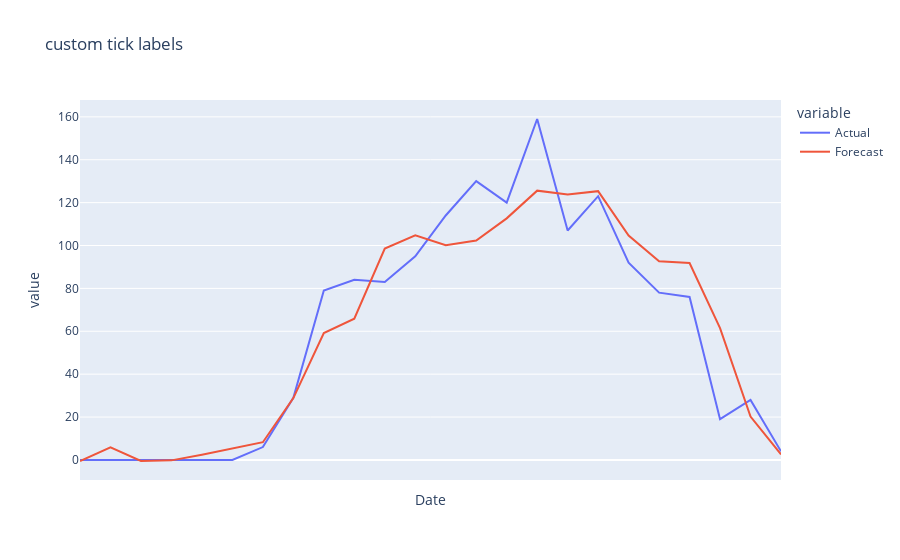

Notebook code for this chart:
### Code cell
import plotly.express as px

df = px.data.stocks()
fig = px.line(df_train[-24:], x="Date", y=['Actual', 'Forecast'],
            #   hover_data={"Date": "|%B %d, %Y"},
              title='custom tick labels')
fig.update_xaxes(
    dtick="M1",
    tickformat="%b\n%Y")
fig.show()

### Figure 1 — Plotly figure (JSON) as saved in the notebook; plotly's stock layout.template omitted (floating-point values rounded to 4 significant figures)
{"data": [{"hovertemplate": "variable=Actual<br>Date=%{x}<br>value=%{y}<extra></extra>", "legendgroup": "Actual", "line": {"color": "#636efa", "dash": "solid"}, "marker": {"symbol": "circle"}, "mode": "lines", "name": "Actual", "orientation": "v", "showlegend": true, "type": "scatter", "x": ["2023-06-10T00:00:00", "2023-06-10T01:00:00", "2023-06-10T02:00:00", "2023-06-10T03:00:00", "2023-06-10T04:00:00", "2023-06-10T05:00:00", "2023-06-10T06:00:00", "2023-06-10T07:00:00", "2023-06-10T08:00:00", "2023-06-10T09:00:00", "2023-06-10T10:00:00", "2023-06-10T11:00:00", "2023-06-10T12:00:00", "2023-06-10T13:00:00", "2023-06-10T14:00:00", "2023-06-10T15:00:00", "2023-06-10T16:00:00", "2023-06-10T17:00:00", "2023-06-10T18:00:00", "2023-06-10T19:00:00", "2023-06-10T20:00:00", "2023-06-10T21:00:00", "2023-06-10T22:00:00", "2023-06-10T23:00:00"], "xaxis": "x", "y": [0, 0, 0, 0, 0, 0, 6, 29, 79, 84, 83, 95, 114, 130, 120, 159, 107, 123, 92, 78, 76, 19, 28, 4], "yaxis": "y"}, {"hovertemplate": "variable=Forecast<br>Date=%{x}<br>value=%{y}<extra></extra>", "legendgroup": "Forecast", "line": {"color": "#EF553B", "dash": "solid"}, "marker": {"symbol": "circle"}, "mode": "lines", "name": "Forecast", "orientation": "v", "showlegend": true, "type": "scatter", "x": ["2023-06-10T00:00:00", "2023-06-10T01:00:00", "2023-06-10T02:00:00", "2023-06-10T03:00:00", "2023-06-10T04:00:00", "2023-06-10T05:00:00", "2023-06-10T06:00:00", "2023-06-10T07:00:00", "2023-06-10T08:00:00", "2023-06-10T09:00:00", "2023-06-10T10:00:00", "2023-06-10T11:00:00", "2023-06-10T12:00:00", "2023-06-10T13:00:00", "2023-06-10T14:00:00", "2023-06-10T15:00:00", "2023-06-10T16:00:00", "2023-06-10T17:00:00", "2023-06-10T18:00:00", "2023-06-10T19:00:00", "2023-06-10T20:00:00", "2023-06-10T21:00:00", "2023-06-10T22:00:00", "2023-06-10T23:00:00"], "xaxis": "x", "y": [-0.4977, 5.817, -0.4924, -0.202, 2.448, 5.26, 8.264, 28.83, 59.18, 65.88, 98.55, 104.7, 100.2, 102.4, 112.7, 125.6, 123.8, 125.4, 104.6, 92.66, 91.85, 61.45, 20.23, 2.573], "yaxis": "y"}], "layout": {"legend": {"title": {"text": "variable"}, "tracegroupgap": 0}, "title": {"text": "custom tick labels"}, "xaxis": {"anchor": "y", "domain": [0, 1], "dtick": "M1", "tickformat": "%b\n%Y", "title": {"text": "Date"}}, "yaxis": {"anchor": "x", "domain": [0, 1], "title": {"text": "value"}}}}
